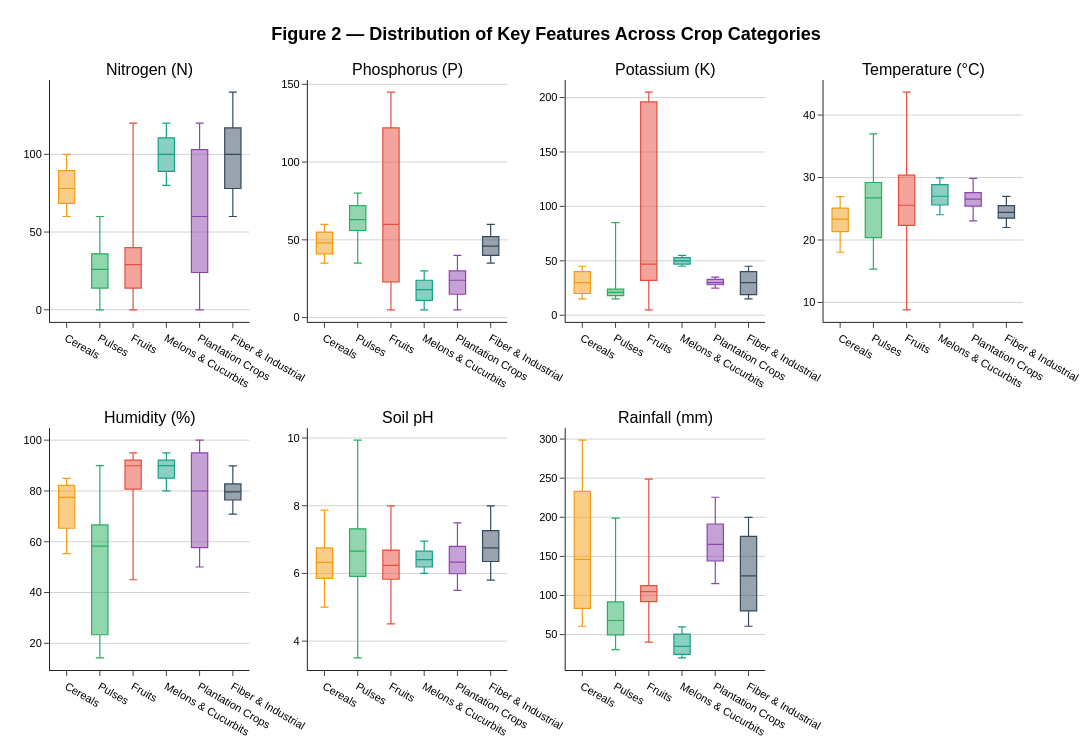

The code cell stored with this chart in its notebook:
### Markdown cell above
### 2.3 Feature Distributions Across Crop Categories

### Code cell
# Box plots of all seven predictors stratified by agronomic category
fig = make_subplots(
    rows=2, cols=4,
    subplot_titles=[feature_labels[f] for f in features],
    vertical_spacing=0.18,
    horizontal_spacing=0.06
)

positions = [(r+1, c+1) for r in range(2) for c in range(4)]

for i, feat in enumerate(features):
    r, c = positions[i]
    for cat in cat_names:
        fig.add_trace(
            go.Box(
                y=df[df['category'] == cat][feat],
                name=cat,
                marker=dict(color=CAT_COLORS[cat]),
                line=dict(width=1.2),
                boxpoints=False,
                showlegend=False,
                hoverinfo='skip'
            ),
            row=r, col=c
        )

fig.update_layout(
    title=dict(
        text='<b>Figure 2 — Distribution of Key Features Across Crop Categories</b>',
        x=0.5, xanchor='center', font=dict(size=18, family='Arial')
    ),
    template='simple_white',
    font=dict(family='Arial', size=11, color='black'),
    height=750, width=1100, showlegend=False,
    margin=dict(l=50, r=30, t=80, b=50)
)
fig.update_xaxes(showgrid=False, zeroline=False)
fig.update_yaxes(showgrid=True, gridcolor='lightgrey')
fig.show()

### Figure 1 — Plotly figure (JSON) as saved in the notebook; plotly's stock layout.template omitted (floating-point values rounded to 4 significant figures; data arrays with more than 128 entries replaced by an {"elided": "..."} marker saying what was removed)
{"data": [{"boxpoints": false, "hoverinfo": "skip", "line": {"width": 1.2}, "marker": {"color": "#F39C12"}, "name": "Cereals", "showlegend": false, "type": "box", "xaxis": "x", "y": {"elided": "200 int values"}, "yaxis": "y"}, {"boxpoints": false, "hoverinfo": "skip", "line": {"width": 1.2}, "marker": {"color": "#27AE60"}, "name": "Pulses", "showlegend": false, "type": "box", "xaxis": "x", "y": {"elided": "700 int values"}, "yaxis": "y"}, {"boxpoints": false, "hoverinfo": "skip", "line": {"width": 1.2}, "marker": {"color": "#E74C3C"}, "name": "Fruits", "showlegend": false, "type": "box", "xaxis": "x", "y": {"elided": "700 int values"}, "yaxis": "y"}, {"boxpoints": false, "hoverinfo": "skip", "line": {"width": 1.2}, "marker": {"color": "#16A085"}, "name": "Melons & Cucurbits", "showlegend": false, "type": "box", "xaxis": "x", "y": {"elided": "200 int values"}, "yaxis": "y"}, {"boxpoints": false, "hoverinfo": "skip", "line": {"width": 1.2}, "marker": {"color": "#8E44AD"}, "name": "Plantation Crops", "showlegend": false, "type": "box", "xaxis": "x", "y": {"elided": "200 int values"}, "yaxis": "y"}, {"boxpoints": false, "hoverinfo": "skip", "line": {"width": 1.2}, "marker": {"color": "#34495E"}, "name": "Fiber & Industrial", "showlegend": false, "type": "box", "xaxis": "x", "y": {"elided": "200 int values"}, "yaxis": "y"}, {"boxpoints": false, "hoverinfo": "skip", "line": {"width": 1.2}, "marker": {"color": "#F39C12"}, "name": "Cereals", "showlegend": false, "type": "box", "xaxis": "x2", "y": {"elided": "200 int values"}, "yaxis": "y2"}, {"boxpoints": false, "hoverinfo": "skip", "line": {"width": 1.2}, "marker": {"color": "#27AE60"}, "name": "Pulses", "showlegend": false, "type": "box", "xaxis": "x2", "y": {"elided": "700 int values"}, "yaxis": "y2"}, {"boxpoints": false, "hoverinfo": "skip", "line": {"width": 1.2}, "marker": {"color": "#E74C3C"}, "name": "Fruits", "showlegend": false, "type": "box", "xaxis": "x2", "y": {"elided": "700 int values"}, "yaxis": "y2"}, {"boxpoints": false, "hoverinfo": "skip", "line": {"width": 1.2}, "marker": {"color": "#16A085"}, "name": "Melons & Cucurbits", "showlegend": false, "type": "box", "xaxis": "x2", "y": {"elided": "200 int values"}, "yaxis": "y2"}, {"boxpoints": false, "hoverinfo": "skip", "line": {"width": 1.2}, "marker": {"color": "#8E44AD"}, "name": "Plantation Crops", "showlegend": false, "type": "box", "xaxis": "x2", "y": {"elided": "200 int values"}, "yaxis": "y2"}, {"boxpoints": false, "hoverinfo": "skip", "line": {"width": 1.2}, "marker": {"color": "#34495E"}, "name": "Fiber & Industrial", "showlegend": false, "type": "box", "xaxis": "x2", "y": {"elided": "200 int values"}, "yaxis": "y2"}, {"boxpoints": false, "hoverinfo": "skip", "line": {"width": 1.2}, "marker": {"color": "#F39C12"}, "name": "Cereals", "showlegend": false, "type": "box", "xaxis": "x3", "y": {"elided": "200 int values"}, "yaxis": "y3"}, {"boxpoints": false, "hoverinfo": "skip", "line": {"width": 1.2}, "marker": {"color": "#27AE60"}, "name": "Pulses", "showlegend": false, "type": "box", "xaxis": "x3", "y": {"elided": "700 int values"}, "yaxis": "y3"}, {"boxpoints": false, "hoverinfo": "skip", "line": {"width": 1.2}, "marker": {"color": "#E74C3C"}, "name": "Fruits", "showlegend": false, "type": "box", "xaxis": "x3", "y": {"elided": "700 int values"}, "yaxis": "y3"}, {"boxpoints": false, "hoverinfo": "skip", "line": {"width": 1.2}, "marker": {"color": "#16A085"}, "name": "Melons & Cucurbits", "showlegend": false, "type": "box", "xaxis": "x3", "y": {"elided": "200 int values"}, "yaxis": "y3"}, {"boxpoints": false, "hoverinfo": "skip", "line": {"width": 1.2}, "marker": {"color": "#8E44AD"}, "name": "Plantation Crops", "showlegend": false, "type": "box", "xaxis": "x3", "y": {"elided": "200 int values"}, "yaxis": "y3"}, {"boxpoints": false, "hoverinfo": "skip", "line": {"width": 1.2}, "marker": {"color": "#34495E"}, "name": "Fiber & Industrial", "showlegend": false, "type": "box", "xaxis": "x3", "y": {"elided": "200 int values"}, "yaxis": "y3"}, {"boxpoints": false, "hoverinfo": "skip", "line": {"width": 1.2}, "marker": {"color": "#F39C12"}, "name": "Cereals", "showlegend": false, "type": "box", "xaxis": "x4", "y": {"elided": "200 float values"}, "yaxis": "y4"}, {"boxpoints": false, "hoverinfo": "skip", "line": {"width": 1.2}, "marker": {"color": "#27AE60"}, "name": "Pulses", "showlegend": false, "type": "box", "xaxis": "x4", "y": {"elided": "700 float values"}, "yaxis": "y4"}, {"boxpoints": false, "hoverinfo": "skip", "line": {"width": 1.2}, "marker": {"color": "#E74C3C"}, "name": "Fruits", "showlegend": false, "type": "box", "xaxis": "x4", "y": {"elided": "700 float values"}, "yaxis": "y4"}, {"boxpoints": false, "hoverinfo": "skip", "line": {"width": 1.2}, "marker": {"color": "#16A085"}, "name": "Melons & Cucurbits", "showlegend": false, "type": "box", "xaxis": "x4", "y": {"elided": "200 float values"}, "yaxis": "y4"}, {"boxpoints": false, "hoverinfo": "skip", "line": {"width": 1.2}, "marker": {"color": "#8E44AD"}, "name": "Plantation Crops", "showlegend": false, "type": "box", "xaxis": "x4", "y": {"elided": "200 float values"}, "yaxis": "y4"}, {"boxpoints": false, "hoverinfo": "skip", "line": {"width": 1.2}, "marker": {"color": "#34495E"}, "name": "Fiber & Industrial", "showlegend": false, "type": "box", "xaxis": "x4", "y": {"elided": "200 float values"}, "yaxis": "y4"}, {"boxpoints": false, "hoverinfo": "skip", "line": {"width": 1.2}, "marker": {"color": "#F39C12"}, "name": "Cereals", "showlegend": false, "type": "box", "xaxis": "x5", "y": {"elided": "200 float values"}, "yaxis": "y5"}, {"boxpoints": false, "hoverinfo": "skip", "line": {"width": 1.2}, "marker": {"color": "#27AE60"}, "name": "Pulses", "showlegend": false, "type": "box", "xaxis": "x5", "y": {"elided": "700 float values"}, "yaxis": "y5"}, {"boxpoints": false, "hoverinfo": "skip", "line": {"width": 1.2}, "marker": {"color": "#E74C3C"}, "name": "Fruits", "showlegend": false, "type": "box", "xaxis": "x5", "y": {"elided": "700 float values"}, "yaxis": "y5"}, {"boxpoints": false, "hoverinfo": "skip", "line": {"width": 1.2}, "marker": {"color": "#16A085"}, "name": "Melons & Cucurbits", "showlegend": false, "type": "box", "xaxis": "x5", "y": {"elided": "200 float values"}, "yaxis": "y5"}, {"boxpoints": false, "hoverinfo": "skip", "line": {"width": 1.2}, "marker": {"color": "#8E44AD"}, "name": "Plantation Crops", "showlegend": false, "type": "box", "xaxis": "x5", "y": {"elided": "200 float values"}, "yaxis": "y5"}, {"boxpoints": false, "hoverinfo": "skip", "line": {"width": 1.2}, "marker": {"color": "#34495E"}, "name": "Fiber & Industrial", "showlegend": false, "type": "box", "xaxis": "x5", "y": {"elided": "200 float values"}, "yaxis": "y5"}, {"boxpoints": false, "hoverinfo": "skip", "line": {"width": 1.2}, "marker": {"color": "#F39C12"}, "name": "Cereals", "showlegend": false, "type": "box", "xaxis": "x6", "y": {"elided": "200 float values"}, "yaxis": "y6"}, {"boxpoints": false, "hoverinfo": "skip", "line": {"width": 1.2}, "marker": {"color": "#27AE60"}, "name": "Pulses", "showlegend": false, "type": "box", "xaxis": "x6", "y": {"elided": "700 float values"}, "yaxis": "y6"}, {"boxpoints": false, "hoverinfo": "skip", "line": {"width": 1.2}, "marker": {"color": "#E74C3C"}, "name": "Fruits", "showlegend": false, "type": "box", "xaxis": "x6", "y": {"elided": "700 float values"}, "yaxis": "y6"}, {"boxpoints": false, "hoverinfo": "skip", "line": {"width": 1.2}, "marker": {"color": "#16A085"}, "name": "Melons & Cucurbits", "showlegend": false, "type": "box", "xaxis": "x6", "y": {"elided": "200 float values"}, "yaxis": "y6"}, {"boxpoints": false, "hoverinfo": "skip", "line": {"width": 1.2}, "marker": {"color": "#8E44AD"}, "name": "Plantation Crops", "showlegend": false, "type": "box", "xaxis": "x6", "y": {"elided": "200 float values"}, "yaxis": "y6"}, {"boxpoints": false, "hoverinfo": "skip", "line": {"width": 1.2}, "marker": {"color": "#34495E"}, "name": "Fiber & Industrial", "showlegend": false, "type": "box", "xaxis": "x6", "y": {"elided": "200 float values"}, "yaxis": "y6"}, {"boxpoints": false, "hoverinfo": "skip", "line": {"width": 1.2}, "marker": {"color": "#F39C12"}, "name": "Cereals", "showlegend": false, "type": "box", "xaxis": "x7", "y": {"elided": "200 float values"}, "yaxis": "y7"}, {"boxpoints": false, "hoverinfo": "skip", "line": {"width": 1.2}, "marker": {"color": "#27AE60"}, "name": "Pulses", "showlegend": false, "type": "box", "xaxis": "x7", "y": {"elided": "700 float values"}, "yaxis": "y7"}, {"boxpoints": false, "hoverinfo": "skip", "line": {"width": 1.2}, "marker": {"color": "#E74C3C"}, "name": "Fruits", "showlegend": false, "type": "box", "xaxis": "x7", "y": {"elided": "700 float values"}, "yaxis": "y7"}, {"boxpoints": false, "hoverinfo": "skip", "line": {"width": 1.2}, "marker": {"color": "#16A085"}, "name": "Melons & Cucurbits", "showlegend": false, "type": "box", "xaxis": "x7", "y": {"elided": "200 float values"}, "yaxis": "y7"}, {"boxpoints": false, "hoverinfo": "skip", "line": {"width": 1.2}, "marker": {"color": "#8E44AD"}, "name": "Plantation Crops", "showlegend": false, "type": "box", "xaxis": "x7", "y": {"elided": "200 float values"}, "yaxis": "y7"}, {"boxpoints": false, "hoverinfo": "skip", "line": {"width": 1.2}, "marker": {"color": "#34495E"}, "name": "Fiber & Industrial", "showlegend": false, "type": "box", "xaxis": "x7", "y": {"elided": "200 float values"}, "yaxis": "y7"}], "layout": {"annotations": [{"font": {"size": 16}, "showarrow": false, "text": "Nitrogen (N)", "x": 0.1025, "xanchor": "center", "xref": "paper", "y": 1, "yanchor": "bottom", "yref": "paper"}, {"font": {"size": 16}, "showarrow": false, "text": "Phosphorus (P)", "x": 0.3675, "xanchor": "center", "xref": "paper", "y": 1, "yanchor": "bottom", "yref": "paper"}, {"font": {"size": 16}, "showarrow": false, "text": "Potassium (K)", "x": 0.6325, "xanchor": "center", "xref": "paper", "y": 1, "yanchor": "bottom", "yref": "paper"}, {"font": {"size": 16}, "showarrow": false, "text": "Temperature (°C)", "x": 0.8975, "xanchor": "center", "xref": "paper", "y": 1, "yanchor": "bottom", "yref": "paper"}, {"font": {"size": 16}, "showarrow": false, "text": "Humidity (%)", "x": 0.1025, "xanchor": "center", "xref": "paper", "y": 0.41, "yanchor": "bottom", "yref": "paper"}, {"font": {"size": 16}, "showarrow": false, "text": "Soil pH", "x": 0.3675, "xanchor": "center", "xref": "paper", "y": 0.41, "yanchor": "bottom", "yref": "paper"}, {"font": {"size": 16}, "showarrow": false, "text": "Rainfall (mm)", "x": 0.6325, "xanchor": "center", "xref": "paper", "y": 0.41, "yanchor": "bottom", "yref": "paper"}], "font": {"color": "black", "family": "Arial", "size": 11}, "height": 750, "margin": {"b": 50, "l": 50, "r": 30, "t": 80}, "showlegend": false, "title": {"font": {"family": "Arial", "size": 18}, "text": "<b>Figure 2 — Distribution of Key Features Across Crop Categories</b>", "x": 0.5, "xanchor": "center"}, "width": 1100, "xaxis": {"anchor": "y", "domain": [0, 0.205], "showgrid": false, "zeroline": false}, "xaxis2": {"anchor": "y2", "domain": [0.265, 0.47], "showgrid": false, "zeroline": false}, "xaxis3": {"anchor": "y3", "domain": [0.53, 0.735], "showgrid": false, "zeroline": false}, "xaxis4": {"anchor": "y4", "domain": [0.795, 1], "showgrid": false, "zeroline": false}, "xaxis5": {"anchor": "y5", "domain": [0, 0.205], "showgrid": false, "zeroline": false}, "xaxis6": {"anchor": "y6", "domain": [0.265, 0.47], "showgrid": false, "zeroline": false}, "xaxis7": {"anchor": "y7", "domain": [0.53, 0.735], "showgrid": false, "zeroline": false}, "xaxis8": {"anchor": "y8", "domain": [0.795, 1], "showgrid": false, "zeroline": false}, "yaxis": {"anchor": "x", "domain": [0.59, 1], "gridcolor": "lightgrey", "showgrid": true}, "yaxis2": {"anchor": "x2", "domain": [0.59, 1], "gridcolor": "lightgrey", "showgrid": true}, "yaxis3": {"anchor": "x3", "domain": [0.59, 1], "gridcolor": "lightgrey", "showgrid": true}, "yaxis4": {"anchor": "x4", "domain": [0.59, 1], "gridcolor": "lightgrey", "showgrid": true}, "yaxis5": {"anchor": "x5", "domain": [0, 0.41], "gridcolor": "lightgrey", "showgrid": true}, "yaxis6": {"anchor": "x6", "domain": [0, 0.41], "gridcolor": "lightgrey", "showgrid": true}, "yaxis7": {"anchor": "x7", "domain": [0, 0.41], "gridcolor": "lightgrey", "showgrid": true}, "yaxis8": {"anchor": "x8", "domain": [0, 0.41], "gridcolor": "lightgrey", "showgrid": true}}}
